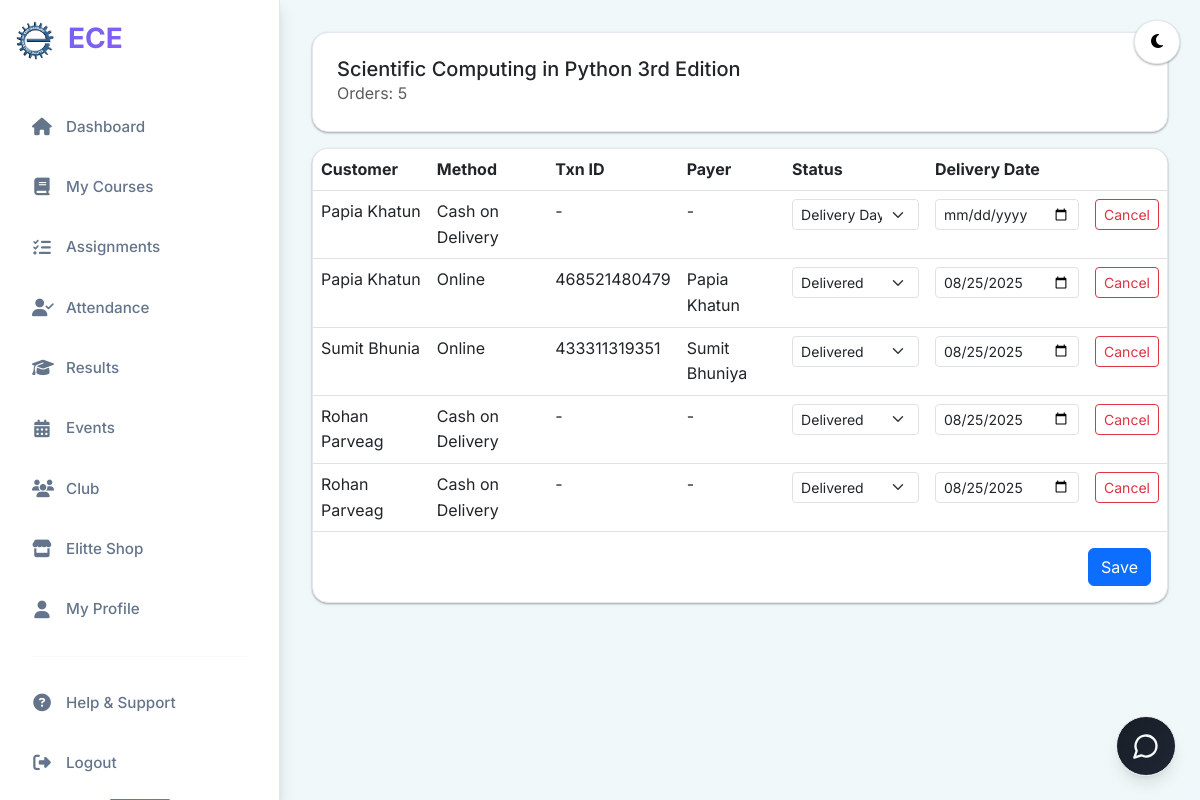
Page /shop/my/product/1/ (signed in) on the earlier database version.
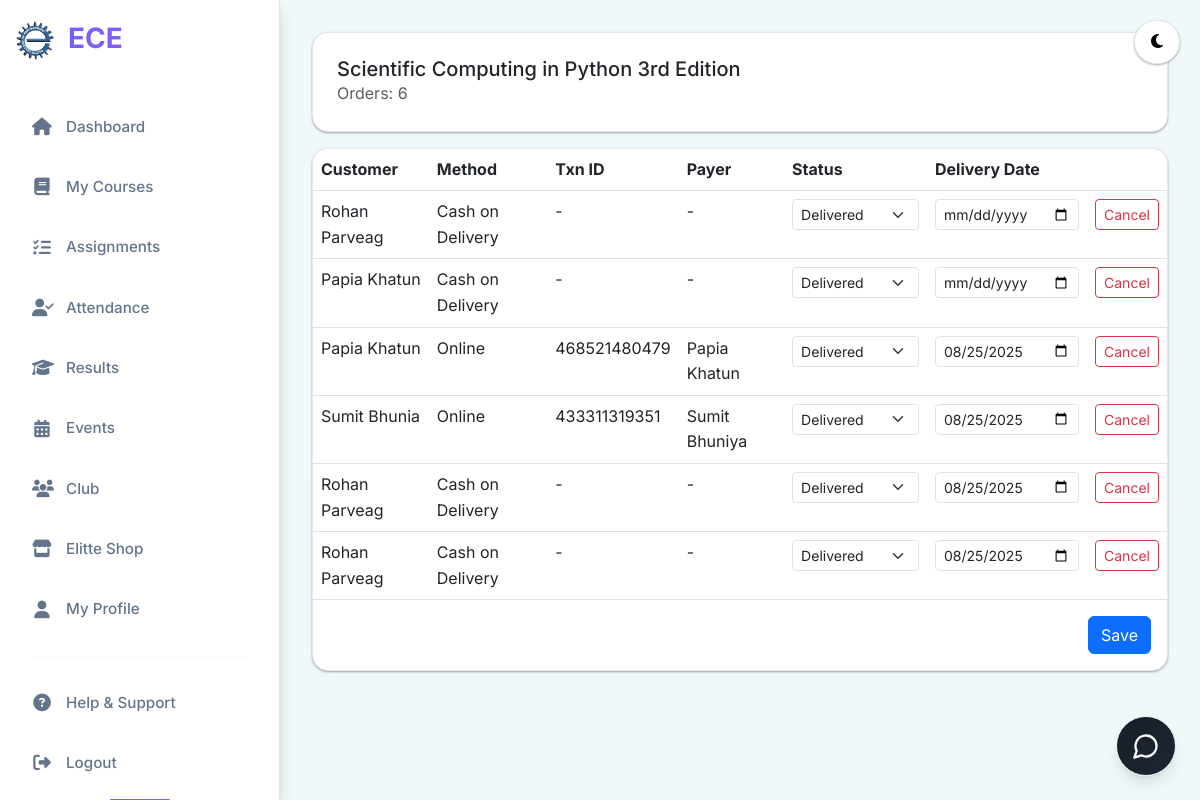
Same page on the later database version.
### shop/models.py (models this page shows)
class Order(models.Model):
    PAYMENT_METHODS = (
        ('ONLINE', 'Online'),
        ('COD', 'Cash on Delivery'),
    )
    STATUS_CHOICES = (
        ('REQUESTED', 'Order Request Sent'),
        ('DELIVERY_DAY', 'Delivery Day Assigned'),
        ('DELIVERED', 'Delivered'),
        ('CANCELLED', 'Cancelled'),
    )
    buyer = models.ForeignKey(settings.AUTH_USER_MODEL, on_delete=models.CASCADE, related_name='orders')
    product = models.ForeignKey(Product, on_delete=models.CASCADE, related_name='orders')
    quantity = models.PositiveIntegerField(default=1)
    amount = models.DecimalField(max_digits=10, decimal_places=2)
    payment_method = models.CharField(max_length=10, choices=PAYMENT_METHODS)
    transaction_id = models.CharField(max_length=100, blank=True, null=True)
    payment_person_name = models.CharField(max_length=100, blank=True, null=True)
    payment_screenshot = models.ImageField(upload_to='shop/payments/', blank=True, null=True)
    status = models.CharField(max_length=20, choices=STATUS_CHOICES, default='REQUESTED')
    delivery_date = models.DateField(blank=True, null=True)
    created_at = models.DateTimeField(auto_now_add=True)
    class Meta:
        ordering = ['-created_at']

### account/models.py (models this page shows, shortened)
class User(AbstractUser):
    ROLE_CHOICES = [
        ('admin', 'Admin'),
        ('management', 'Management'),
        ('hod', 'Head of Department'),
        ('teacher', 'Teacher'),
        ('student', 'Student'),
    ]
    role = models.CharField(max_length=20, choices=ROLE_CHOICES)
    department = models.ForeignKey(Department, on_delete=models.SET_NULL, null=True, blank=True)
    semester = models.ForeignKey(Semester, on_delete=models.SET_NULL, null=True, blank=True)
    accessible_batches = models.ManyToManyField(Semester, blank=True, related_name="teachers")

### shop/views.py (the view, shortened to what this page needs)
# urls.py: path('my/product/<int:pk>/', views.product_manage, name='shop_product_manage'),
@login_required
def product_manage(request, pk):
    product = get_object_or_404(Product, pk=pk)
    if product.seller_id != request.user.id:
        messages.error(request, 'You are not authorized to manage this product.')
        return redirect('shop_my_shop')
    orders = Order.objects.filter(product=product).select_related('buyer')
    return render(request, 'shop/product_manage.html', {
        'product': product,
        'orders': orders,
    })

### account/context_processors.py (called while the page is built)
def profile_context(request):
    if request.user.is_authenticated and hasattr(request.user, "teacherprofile"):
        return {"profile": request.user.teacherprofile}
    return {}

### shop/context_processors.py (called while the page is built)
def shop_counts(request):
    if not request.user.is_authenticated:
        return {}
    cart_count = CartItem.objects.filter(user=request.user).count()
    seller_pending_count = Order.objects.filter(
        product__seller=request.user,
        status='REQUESTED'
    ).count()
    total_count = cart_count + seller_pending_count
    return {
        'cart_count': cart_count,
        'seller_pending_count': seller_pending_count,
        'shop_total_count': total_count,
    }

### templates/shop/product_manage.html (shortened to what this page needs)
{% extends 'student_base.html' %}
{% load static %}
{% block content %}
<div class="card mb-3">
  <div class="card-body">
    <h5 class="mb-0">{{ product.title }}</h5>
    <div class="text-muted">Orders: {{ orders|length }}</div>
  </div>
</div>
<form method="post" class="card">
  <div class="table-responsive">
    <table class="table mb-0">
      <thead><tr><th>Customer</th><th>Method</th><th>Txn ID</th><th>Payer</th><th>Status</th><th>Delivery Date</th><th></th></tr></thead>
      <tbody>
        {% for o in orders %}
        <tr>
          <td>{{ o.buyer.get_full_name|default:o.buyer.username }}</td>
          <td>{{ o.get_payment_method_display }}</td>
          <td>{{ o.transaction_id|default:'-' }}</td>
          <td>{{ o.payment_person_name|default:'-' }}</td>
          <td>
            <select name="status_{{ o.id }}" class="form-select form-select-sm">
              <option value="DELIVERY_DAY" {% if o.status == 'DELIVERY_DAY' %}selected{% endif %}>Delivery Day</option>
              <option value="DELIVERED" {% if o.status == 'DELIVERED' %}selected{% endif %}>Delivered</option>
            </select>
          </td>
          <td><input type="date" name="delivery_{% if o.id %}{{ o.id }}{% endif %}" value="{{ o.delivery_date|date:'Y-m-d' }}" class="form-control form-control-sm"></td>
          <td>
            {% if o.status != 'CANCELLED' %}
              <a href="{% url 'shop_order_cancel' o.id %}" class="btn btn-sm btn-outline-danger" onclick="return confirm('Cancel this order?')">Cancel</a>
            {% else %}
              <span class="badge bg-secondary">Cancelled</span>
            {% endif %}
          </td>
        </tr>
        {% endfor %}
      </tbody>
    </table>
  </div>
  <div class="text-end p-3">
    <button class="btn btn-primary">Save</button>
  </div>
</form>
{% endblock %}

Differences in the rows shown:
added Order: buyer.get_full_name "Rohan Parveag", payment_method "Cash on Delivery", transaction_id "-", payment_person_name "-", status+id "Delivered", shows "Cancel"
changed Order (number 2 of 6 on the later page): status+id "Delivery Day" → "Delivered"
Other differences:
{{ orders|length }}: "5" → "6"
